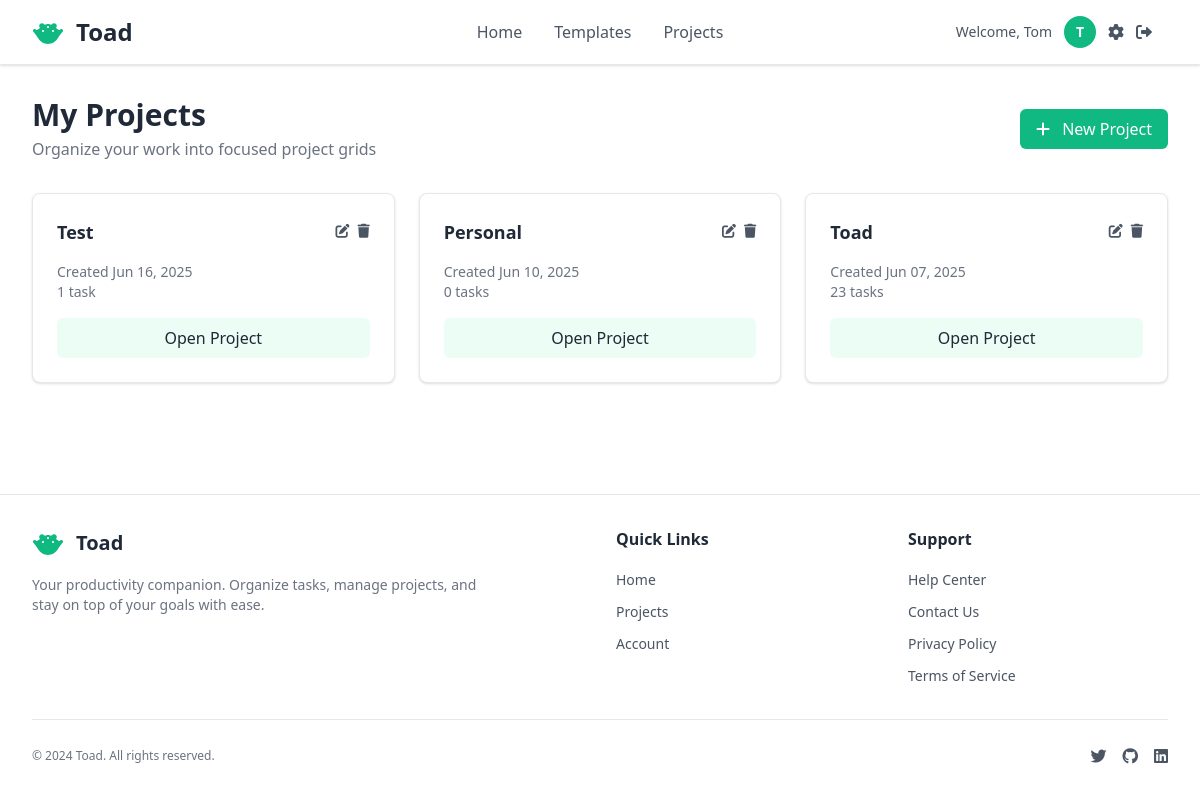
The page /projects/ (signed in) on the database as committed earlier.
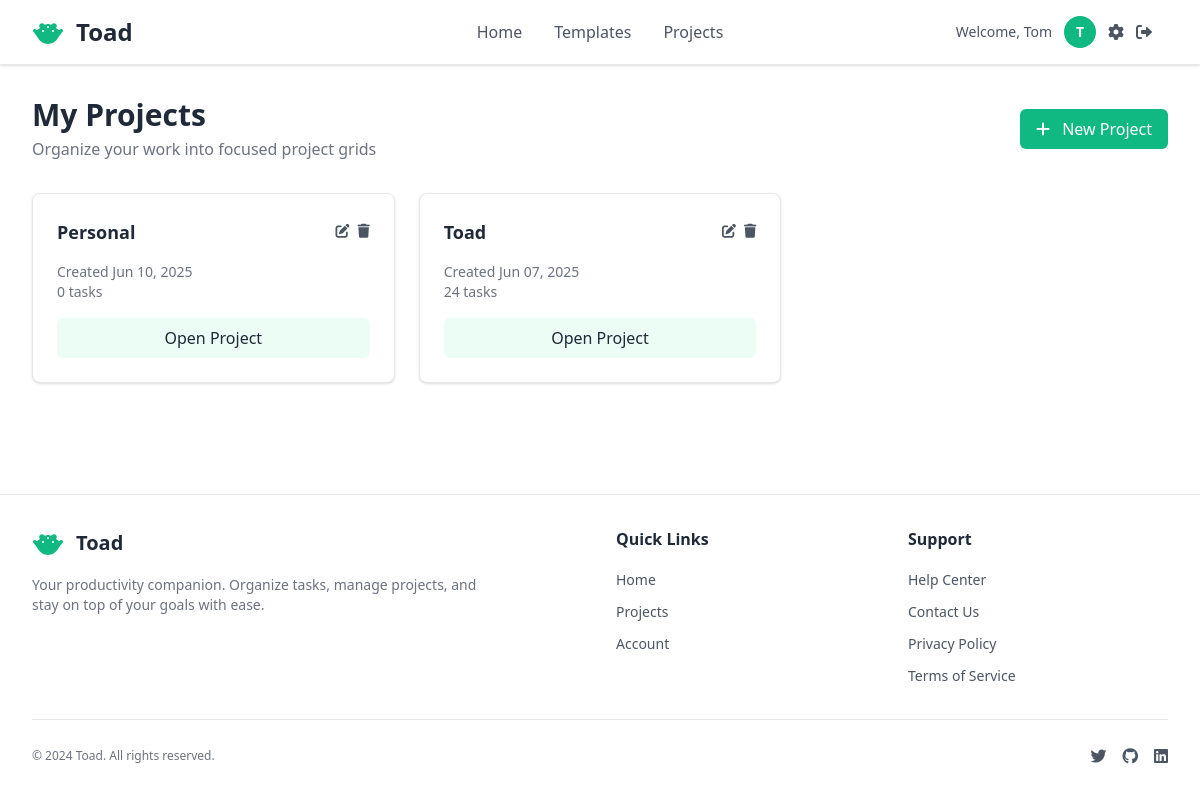
The same page on the database as committed later.
### pages/models.py (models this page shows, shortened)
class Project(models.Model):
    user = models.ForeignKey(User, on_delete=models.CASCADE, related_name='toad_projects')
    name = models.CharField(max_length=100)
    created_at = models.DateTimeField(auto_now_add=True)
    updated_at = models.DateTimeField(auto_now=True)
    class Meta:
        ordering = ['-created_at']

### pages/views.py (the view)
# urls.py: path('projects/', views.project_list_view, name='project_list'),
@login_required
def project_list_view(request):
    projects = Project.objects.filter(user=request.user)
    return render(request, 'pages/grid/overview/project_list.html', {'projects': projects})

### accounts/models.py (called while the page is built)
    def get_short_name(self):
        return self.first_name

### pages/templates/pages/grid/overview/project_list.html (shortened to what this page needs)
{% extends "pages/layout.html" %}
{% block content %}
<div class="flex items-center justify-between mb-8">
    <div>
        <h1 class="text-3xl font-bold text-[var(--title-text)]">My Projects</h1>
        <p class="text-[var(--subtitle-text)] mt-1">Organize your work into focused project grids</p>
    </div>
    <a href="{% url 'pages:project_create' %}"
       class="bg-[var(--primary-action-bg)] hover:bg-[var(--primary-action-hover-bg)] text-[var(--primary-action-text)] px-4 py-2 rounded-md font-medium transition-colors">
        <i class="fas fa-plus mr-2"></i>
        New Project
    </a>
</div>
{% if projects %}
    <div class="grid grid-cols-1 md:grid-cols-2 lg:grid-cols-3 gap-6">
        {% for project in projects %}
            <div class="bg-[var(--container-bg)] border border-[var(--border-color)] rounded-lg shadow-sm hover:shadow-md transition-shadow">
                <div class="p-6">
                    <div class="flex items-start justify-between mb-4">
                        <h3 class="text-lg font-semibold text-[var(--title-text)] truncate">
                            {{ project.name }}
                        </h3>
                        <div class="flex space-x-2 ml-2">
                            <a href="{% url 'pages:project_edit' pk=project.pk %}"
                               class="text-[var(--text-secondary)] hover:text-[var(--primary-action-bg)] transition-colors"
                               title="Edit project">
                                <i class="fas fa-edit text-sm"></i>
                            </a>
                            <a href="{% url 'pages:project_delete' pk=project.pk %}"
                               class="text-[var(--text-secondary)] hover:text-[var(--delete-button-bg)] transition-colors"
                               title="Delete project">
                                <i class="fas fa-trash text-sm"></i>
                            </a>
                        </div>
                    </div>
                    <div class="text-sm text-[var(--subtitle-text)] mb-4">
                        <p>Created {{ project.created_at|date:"M d, Y" }}</p>
                        <p>{{ project.tasks.count }} task{{ project.tasks.count|pluralize }}</p>
                    </div>
                    <a href="{% url 'pages:project_grid' pk=project.pk %}"
                       class="block w-full text-center bg-[var(--task-bg)] hover:bg-[var(--task-hover-bg)] text-[var(--text-primary)] py-2 px-4 rounded-md font-medium transition-colors">
                        Open Project
                    </a>
                </div>
            </div>
        {% endfor %}
    </div>
{% endif %}
{% endblock %}

Rows that differ between the two databases and show on the page:
removed Project: name "Test", created_at "Jun 16, 2025", tasks.count "1"
computed for Project "Toad": tasks.count "23" → "24"
